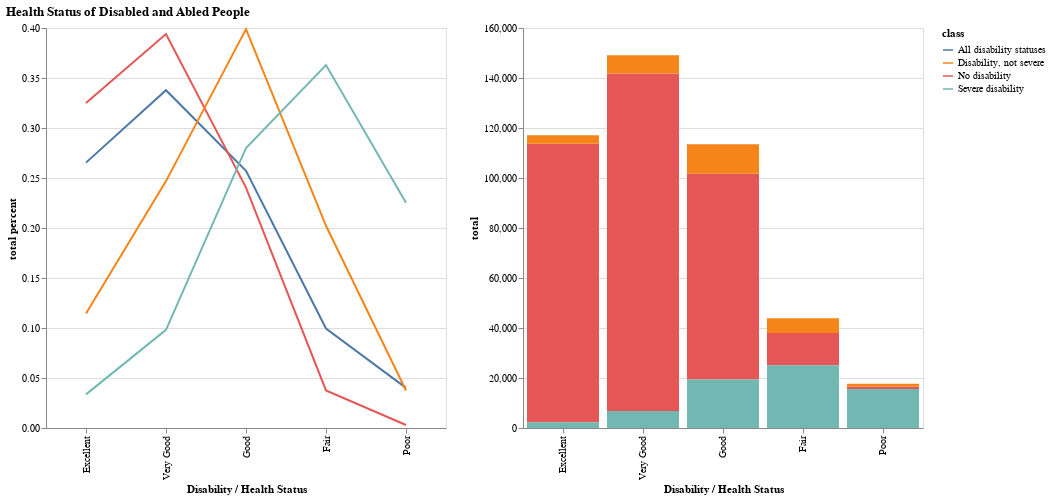

Notebook code for this chart:
### Code cell
line_plot = alt.Chart(df_6).mark_line().encode(
    y='total percent:Q',
    x=alt.X('Disability / Health Status:N',sort=['Excellent', 'Very Good', 'Good', 'Fair', 'Poor']),
    color="class"
).properties(
    width=400,
    height=400
)

bar_plot = alt.Chart(df_6).transform_filter(
   alt.datum['class'] != "All disability statuses"
).mark_bar().encode(
    y='total:Q',
    x=alt.X('Disability / Health Status:N',sort=['Excellent', 'Very Good', 'Good', 'Fair', 'Poor']),
    color="class"
).properties(
    width=400,
    height=400
)

(line_plot|bar_plot).properties(title="Health Status of Disabled and Abled People")

### Figure 1 — Vega-Lite specification as saved in the notebook (floating-point values rounded to 4 significant figures)
{"hconcat": [{"mark": "line", "encoding": {"color": {"field": "class", "type": "nominal"}, "x": {"field": "Disability / Health Status", "sort": ["Excellent", "Very Good", "Good", "Fair", "Poor"], "type": "nominal"}, "y": {"field": "total percent", "type": "quantitative"}}, "height": 400, "width": 400}, {"mark": "bar", "encoding": {"color": {"field": "class", "type": "nominal"}, "x": {"field": "Disability / Health Status", "sort": ["Excellent", "Very Good", "Good", "Fair", "Poor"], "type": "nominal"}, "y": {"field": "total", "type": "quantitative"}}, "height": 400, "transform": [{"filter": "(datum['class'] !== 'All disability statuses')"}], "width": 400}], "data": {"name": "data-abc20990b71cc5985fb2df1ef1a30792"}, "title": "Health Status of Disabled and Abled People", "$schema": "https://vega.github.io/schema/vega-lite/v4.17.0.json", "datasets": {"data-abc20990b71cc5985fb2df1ef1a30792": [{"Disability / Health Status": "Excellent", "15 years and older": 69898, "Unnamed: 2": 28.9, "25 to 64 years and older": 43212, "Unnamed: 4": 26.8, "65 years and older": 4007, "Unnamed: 6": 10.4, "total": 117117, "total percent": 0.2654, "class": "All disability statuses"}, {"Disability / Health Status": "Very Good", "15 years and older": 80857, "Unnamed: 2": 33.5, "25 to 64 years and older": 58464, "Unnamed: 4": 36.3, "65 years and older": 9769, "Unnamed: 6": 25.3, "total": 149090, "total percent": 0.3378, "class": "All disability statuses"}, {"Disability / Health Status": "Good", "15 years and older": 59526, "Unnamed: 2": 24.6, "25 to 64 years and older": 40288, "Unnamed: 4": 25.0, "65 years and older": 13682, "Unnamed: 6": 35.4, "total": 113496, "total percent": 0.2572, "class": "All disability statuses"}, {"Disability / Health Status": "Fair", "15 years and older": 22447, "Unnamed: 2": 9.3, "25 to 64 years and older": 13853, "Unnamed: 4": 8.6, "65 years and older": 7628, "Unnamed: 6": 19.8, "total": 43928, "total percent": 0.09953, "class": "All disability statuses"}, {"Disability / Health Status": "Poor", "15 years and older": 8954, "Unnamed: 2": 3.7, "25 to 64 years and older": 5239, "Unnamed: 4": 3.3, "65 years and older": 3513, "Unnamed: 6": 9.1, "total": 17706, "total percent": 0.04012, "class": "All disability statuses"}, {"Disability / Health Status": "Excellent", "15 years and older": 66473, "Unnamed: 2": 34.9, "25 to 64 years and older": 41588, "Unnamed: 4": 31.2, "65 years and older": 3359, "Unnamed: 6": 17.3, "total": 111420, "total percent": 0.3251, "class": "No disability"}, {"Disability / Health Status": "Very Good", "15 years and older": 73276, "Unnamed: 2": 38.5, "25 to 64 years and older": 54567, "Unnamed: 4": 41.0, "65 years and older": 7188, "Unnamed: 6": 37.1, "total": 135031, "total percent": 0.394, "class": "No disability"}, {"Disability / Health Status": "Good", "15 years and older": 43324, "Unnamed: 2": 22.8, "25 to 64 years and older": 31772, "Unnamed: 4": 23.9, "65 years and older": 7284, "Unnamed: 6": 37.6, "total": 82380, "total percent": 0.2404, "class": "No disability"}, {"Disability / Health Status": "Fair", "15 years and older": 6635, "Unnamed: 2": 3.5, "25 to 64 years and older": 4850, "Unnamed: 4": 3.6, "65 years and older": 1393, "Unnamed: 6": 7.2, "total": 12878, "total percent": 0.03757, "class": "No disability"}, {"Disability / Health Status": "Poor", "15 years and older": 521, "Unnamed: 2": 0.3, "25 to 64 years and older": 358, "Unnamed: 4": 0.3, "65 years and older": 141, "Unnamed: 6": 0.7, "total": 1020, "total percent": 0.002976, "class": "No disability"}, {"Disability / Health Status": "Excellent", "15 years and older": 2074, "Unnamed: 2": 13.2, "25 to 64 years and older": 923, "Unnamed: 4": 10.7, "65 years and older": 376, "Unnamed: 6": 7.4, "total": 3373, "total percent": 0.1145, "class": "Disability, not severe"}, {"Disability / Health Status": "Very Good", "15 years and older": 3939, "Unnamed: 2": 25.0, "25 to 64 years and older": 2169, "Unnamed: 4": 25.2, "65 years and older": 1165, "Unnamed: 6": 22.9, "total": 7273, "total percent": 0.2469, "class": "Disability, not severe"}, {"Disability / Health Status": "Good", "15 years and older": 6158, "Unnamed: 2": 39.0, "25 to 64 years and older": 3449, "Unnamed: 4": 40.1, "65 years and older": 2145, "Unnamed: 6": 42.1, "total": 11752, "total percent": 0.3989, "class": "Disability, not severe"}, {"Disability / Health Status": "Fair", "15 years and older": 3031, "Unnamed: 2": 19.2, "25 to 64 years and older": 1702, "Unnamed: 4": 19.8, "65 years and older": 1224, "Unnamed: 6": 24.0, "total": 5957, "total percent": 0.2022, "class": "Disability, not severe"}, {"Disability / Health Status": "Poor", "15 years and older": 569, "Unnamed: 2": 3.6, "25 to 64 years and older": 351, "Unnamed: 4": 4.1, "65 years and older": 186, "Unnamed: 6": 3.7, "total": 1106, "total percent": 0.03754, "class": "Disability, not severe"}, {"Disability / Health Status": "Excellent", "15 years and older": 1351, "Unnamed: 2": 3.8, "25 to 64 years and older": 702, "Unnamed: 4": 3.6, "65 years and older": 273, "Unnamed: 6": 1.9, "total": 2326, "total percent": 0.03364, "class": "Severe disability"}, {"Disability / Health Status": "Very Good", "15 years and older": 3643, "Unnamed: 2": 10.2, "25 to 64 years and older": 1728, "Unnamed: 4": 8.9, "65 years and older": 1416, "Unnamed: 6": 10.0, "total": 6787, "total percent": 0.09815, "class": "Severe disability"}, {"Disability / Health Status": "Good", "15 years and older": 10045, "Unnamed: 2": 28.2, "25 to 64 years and older": 5067, "Unnamed: 4": 26.2, "65 years and older": 4253, "Unnamed: 6": 30.1, "total": 19365, "total percent": 0.28, "class": "Severe disability"}, {"Disability / Health Status": "Fair", "15 years and older": 12782, "Unnamed: 2": 35.8, "25 to 64 years and older": 7301, "Unnamed: 4": 37.8, "65 years and older": 5011, "Unnamed: 6": 35.4, "total": 25094, "total percent": 0.3629, "class": "Severe disability"}, {"Disability / Health Status": "Poor", "15 years and older": 7863, "Unnamed: 2": 22.0, "25 to 64 years and older": 4531, "Unnamed: 4": 23.4, "65 years and older": 3186, "Unnamed: 6": 22.5, "total": 15580, "total percent": 0.2253, "class": "Severe disability"}]}}
